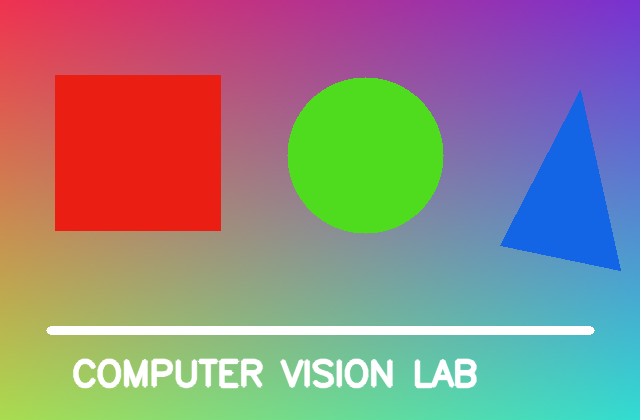
#> input picture Experiment-14-homography-transformation/input/sample_image.png, 640 x 420 px
$ python program.py
#> lines starting #> are read from the running program, lines starting #| are printed output that depends on the picture
### cv_utils.py
"""Shared utility functions for the Computer Vision lab experiments."""

from pathlib import Path
import cv2
import numpy as np


def read_image(path: Path, flags: int = cv2.IMREAD_COLOR) -> np.ndarray:
#> called with flags = 1
    image = cv2.imread(str(path), flags)
#> image is the input picture: shape (420, 640, 3); mean B, G, R 133.1, 135.5, 146.3
    if image is None:
        raise FileNotFoundError(f"Could not read input image: {path}")
    return image


def ensure_output_dir(path: Path) -> Path:
    path.mkdir(parents=True, exist_ok=True)
    return path


def save_image(path: Path, image: np.ndarray) -> None:
    path.parent.mkdir(parents=True, exist_ok=True)
    if not cv2.imwrite(str(path), image):
        raise OSError(f"Could not write output image: {path}")


def normalize_to_uint8(image: np.ndarray) -> np.ndarray:
    return cv2.normalize(image, None, 0, 255, cv2.NORM_MINMAX).astype(np.uint8)


# [14 lines left out: functions open_video, make_video_writer, not called in this run]

### Experiment-14-homography-transformation/program.py
from pathlib import Path
import sys
import cv2
import numpy as np


HERE = Path(__file__).resolve().parent
ROOT = HERE.parent
sys.path.insert(0, str(ROOT))

from cv_utils import (
    ensure_output_dir,
    make_video_writer,
    normalize_to_uint8,
    open_video,
    read_image,
    save_image,
)

INPUT_DIR = HERE / "input"
OUTPUT_DIR = ensure_output_dir(HERE / "output")

image = read_image(INPUT_DIR / "sample_image.png")
height, width = image.shape[:2]
#> height = 420; width = 640
source = np.float32([[0, 0], [width - 1, 0], [0, height - 1], [width - 1, height - 1]])
#> source = [[0, 0], [639, 0], [0, 419], [639, 419]]
target = np.float32([[40, 40], [width - 80, 15], [20, int(height * 0.72)], [width - 20, int(height * 0.82)]])
homography, status = cv2.findHomography(source, target)
#> status = [1, 1, 1, 1]
if homography is None:
    raise RuntimeError("Homography could not be estimated.")
result = cv2.warpPerspective(image, homography, (width, height))
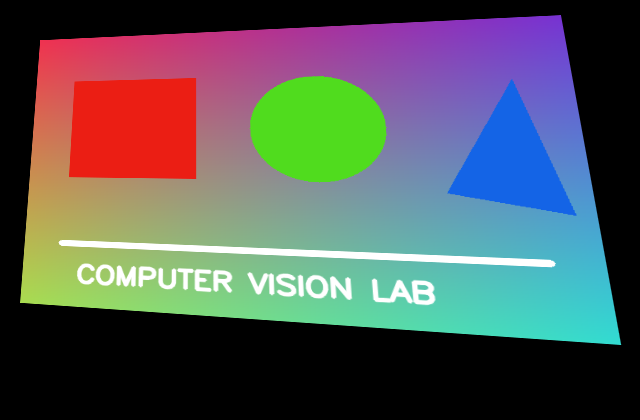
#> result: shape (420, 640, 3); mean B, G, R 88.5, 88.1, 84.1
save_image(OUTPUT_DIR / "homography.png", result)
print("Saved:", OUTPUT_DIR / "homography.png")
